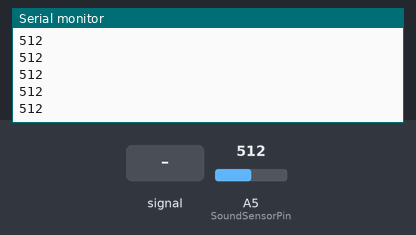
The sketch below on a simulated Arduino Uno, built with avr-gcc and run on an emulated ATmega328P. Shown: the last lines printed to the serial monitor. The test bench sets the inputs (shaded band); at power-on: A5 (SoundSensorPin) = 512.

Above: at 1.2 s.
1.3 s: A5 (SoundSensorPin) fed a 200 Hz sine of ±81 counts around its level
At 1.9 s:
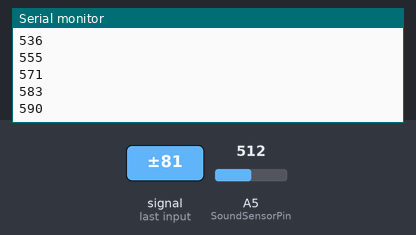
2.8 s: A5 (SoundSensorPin) set to 716
At 3.7 s:
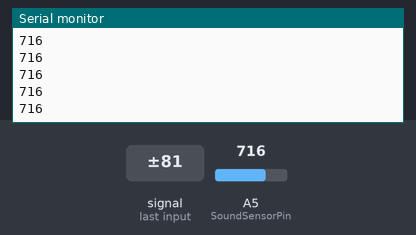
4.3 s: A5 (SoundSensorPin) fed a 1000 Hz sine of ±255 counts around its level
At 5.4 s:
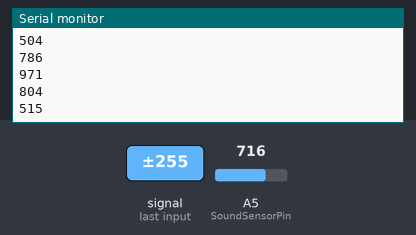
5.8 s: A5 (SoundSensorPin) set to 900
At 6.3 s:
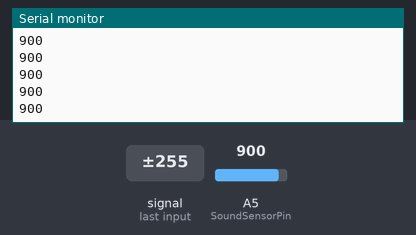
Timing chart, 0 to 8.3 s (numbered marks = the images above; inputs shaded):
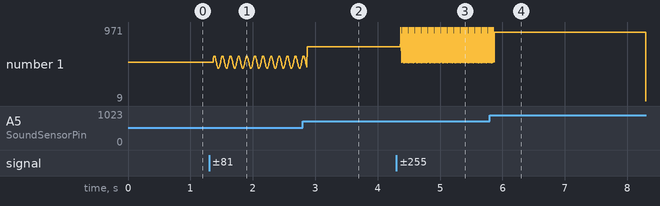

Measured:
- after the input at 1.3 s, the serial monitor: prints a new line after 0.07 s (image 1)
- after the input at 2.8 s, the serial monitor: prints a new line after 0.07 s (image 2)
- after the input at 4.3 s, the serial monitor: prints a new line after 0.07 s (image 3)
- after the input at 5.8 s, the serial monitor: prints a new line after 0.07 s (image 4)
- plotted number 1: 512 → 571 after the input at 1.3 s, 571 → 716 after the input at 2.8 s, 716 → 786 after the input at 4.3 s

The sketch:

DB.ino
```cpp
#define SoundSensorPin A5 //this pin read the analog voltage from the sound level meter
#define VREF 5.0 //voltage on AREF pin,default:operating voltage
#define getOriginalSoundLevel analogRead(SoundSensorPin) // (int) 0 ~ 1023
void setup()
{
  //ACSR=0x8;
  Serial.begin(9600);
}
void loop()
{
    printOriginalSoundLevel();
}

float getDbValue(){
    return analogRead(SoundSensorPin) / 1024.0 * VREF * 50.0;
}
void printDbValue() {
  Serial.print(getDbValue(), 1); // print to 1 decimal places
  Serial.println(" dBA");
}
void printOriginalSoundLevel() {
  //Serial.print("Sound Level: ");
  Serial.println(getOriginalSoundLevel);
}
```
